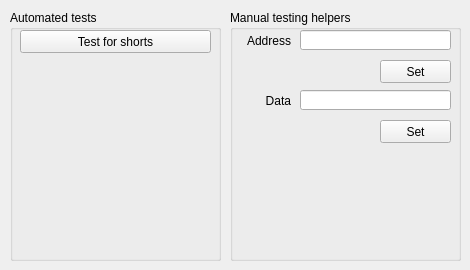
      <widget class="QWidget" name="tab_2">
       <attribute name="title">
        <string>Tools</string>
       </attribute>
       <widget class="QGroupBox" name="groupBox">
        <property name="geometry">
         <rect>
          <x>10</x>
          <y>10</y>
          <width>211</width>
          <height>251</height>
         </rect>
        </property>
        <property name="title">
         <string>Automated tests</string>
        </property>
        <widget class="QPushButton" name="btnTestShorts">
         <property name="geometry">
          <rect>
           <x>10</x>
           <y>20</y>
           <width>191</width>
           <height>23</height>
          </rect>
         </property>
         <property name="toolTip">
          <string>This button tests the device for shorts. Use this when you have nothing connected to the device because you will get false positives otherwise.</string>
         </property>
         <property name="text">
          <string>Test for shorts</string>
         </property>
        </widget>
       </widget>
       <widget class="QGroupBox" name="groupBox_3">
        <property name="geometry">
         <rect>
          <x>230</x>
          <y>10</y>
          <width>231</width>
          <height>251</height>
         </rect>
        </property>
        <property name="title">
         <string>Manual testing helpers</string>
        </property>
        <widget class="QPushButton" name="btnSetAddr">
         <property name="geometry">
          <rect>
           <x>150</x>
           <y>50</y>
           <width>71</width>
           <height>23</height>
          </rect>
         </property>
         <property name="text">
          <string>Set</string>
         </property>
        </widget>
        <widget class="QLabel" name="label_4">
         <property name="geometry">
          <rect>
           <x>10</x>
           <y>80</y>
           <width>51</width>
           <height>21</height>
          </rect>
         </property>
         <property name="text">
          <string>Data</string>
         </property>
         <property name="alignment">
          <set>Qt::AlignRight|Qt::AlignTrailing|Qt::AlignVCenter</set>
         </property>
        </widget>
        <widget class="QLabel" name="label_3">
         <property name="geometry">
          <rect>
           <x>10</x>
           <y>20</y>
           <width>51</width>
           <height>21</height>
          </rect>
         </property>
         <property name="text">
          <string>Address</string>
         </property>
         <property name="alignment">
          <set>Qt::AlignRight|Qt::AlignTrailing|Qt::AlignVCenter</set>
         </property>
        </widget>
        <widget class="QLineEdit" name="addrEdit">
         <property name="geometry">
          <rect>
           <x>70</x>
           <y>20</y>
           <width>151</width>
           <height>20</height>
          </rect>
         </property>
         <property name="toolTip">
          <string>The address to set, 23 bits, prefix with 0x for base 16 (hex) or b for base 2 (binary)</string>
         </property>
         <property name="text">
          <string/>
         </property>
        </widget>
        <widget class="QPushButton" name="btnSetData">
         <property name="geometry">
          <rect>
           <x>150</x>
           <y>110</y>
           <width>71</width>
           <height>23</height>
          </rect>
         </property>
         <property name="text">
          <string>Set</string>
         </property>
        </widget>
        <widget class="QLineEdit" name="dataEdit">
         <property name="geometry">
          <rect>
           <x>70</x>
           <y>80</y>
           <width>151</width>
           <height>20</height>
          </rect>
         </property>
         <property name="toolTip">
          <string>The data to set, 16 bits, prefix with 0x for base 16 (hex) or b for base 2 (binary)</string>
         </property>
        </widget>
       </widget>
      </widget>
